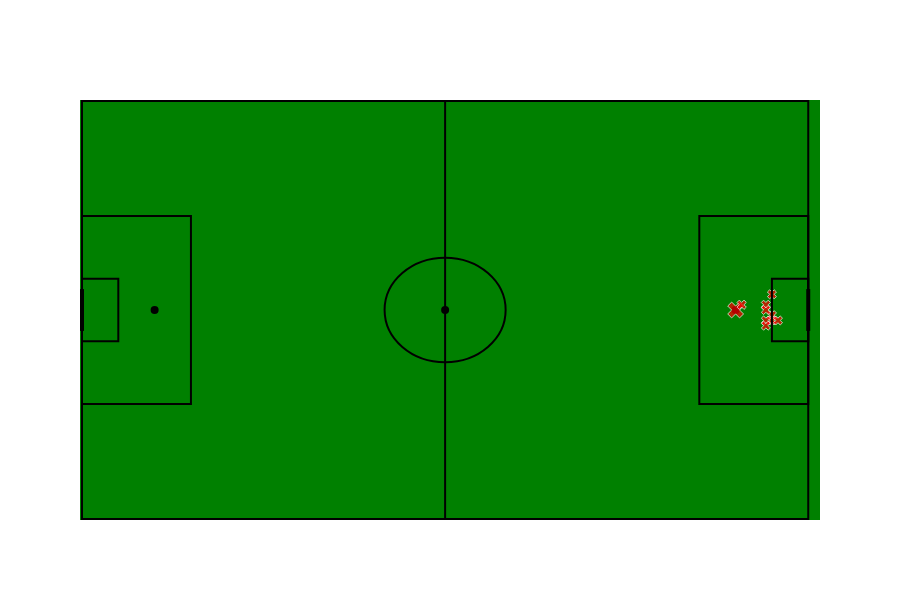

The cell this chart's notebook holds for it:
### Code cell
print("Top 10 Goal Locations : \n")

# Create the football field plot
fig = create_football_field_plotly(ratio=0.75)

fig = add_scaled_size_crosses(fig,top_locations_list,top_counts_list)

fig.show()

### Figure 1 — Plotly figure (JSON) as saved in the notebook; plotly's stock layout.template omitted (floating-point values rounded to 4 significant figures)
{"data": [{"marker": {"color": "black", "size": 8}, "mode": "markers", "x": [60.0], "y": [40.0], "type": "scatter"}, {"marker": {"color": "black", "size": 8}, "mode": "markers", "x": [12, 108], "y": [40.0, 40.0], "type": "scatter"}, {"hoverinfo": "text", "marker": {"color": "red", "size": [14.0, 8.249, 8.095, 8.059, 8.059, 8.037, 8.029, 8.022, 8.022, 8.0], "symbol": "x"}, "mode": "markers", "text": ["871 counts", "85 counts", "64 counts", "59 counts", "59 counts", "56 counts", "55 counts", "54 counts", "54 counts", "51 counts"], "x": [108.0, 109.0, 113.0, 114.0, 114.0, 114.0, 115.0, 113.0, 113.0, 113.0], "y": [40.0, 41.0, 41.0, 39.0, 38.0, 43.0, 38.0, 38.0, 40.0, 37.0], "type": "scatter"}], "layout": {"height": 600.0, "width": 900.0, "shapes": [{"line": {"color": "black"}, "type": "rect", "x0": 0, "x1": 120, "y0": 0, "y1": 80}, {"line": {"color": "black"}, "type": "line", "x0": 60.0, "x1": 60.0, "y0": 0, "y1": 80}, {"line": {"color": "black"}, "type": "rect", "x0": 0, "x1": 18, "y0": 22.0, "y1": 58.0}, {"line": {"color": "black"}, "type": "rect", "x0": 102, "x1": 120, "y0": 22.0, "y1": 58.0}, {"line": {"color": "black"}, "type": "rect", "x0": 0, "x1": 6, "y0": 34.0, "y1": 46.0}, {"line": {"color": "black"}, "type": "rect", "x0": 114, "x1": 120, "y0": 34.0, "y1": 46.0}, {"line": {"color": "black"}, "type": "circle", "x0": 50.0, "x1": 70.0, "xref": "x", "y0": 30.0, "y1": 50.0, "yref": "y"}, {"line": {"color": "black", "width": 4}, "type": "line", "x0": 0, "x1": 0, "y0": 36.0, "y1": 44.0}, {"line": {"color": "black", "width": 4}, "type": "line", "x0": 120, "x1": 120, "y0": 36.0, "y1": 44.0}], "xaxis": {"showgrid": false, "showticklabels": false, "zeroline": false}, "yaxis": {"showgrid": false, "showticklabels": false, "zeroline": false}, "plot_bgcolor": "green", "showlegend": false}}
